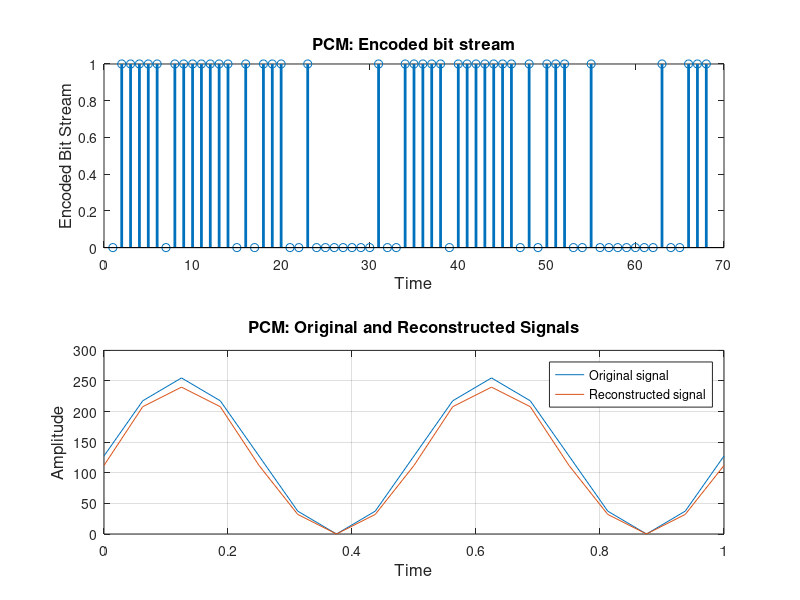
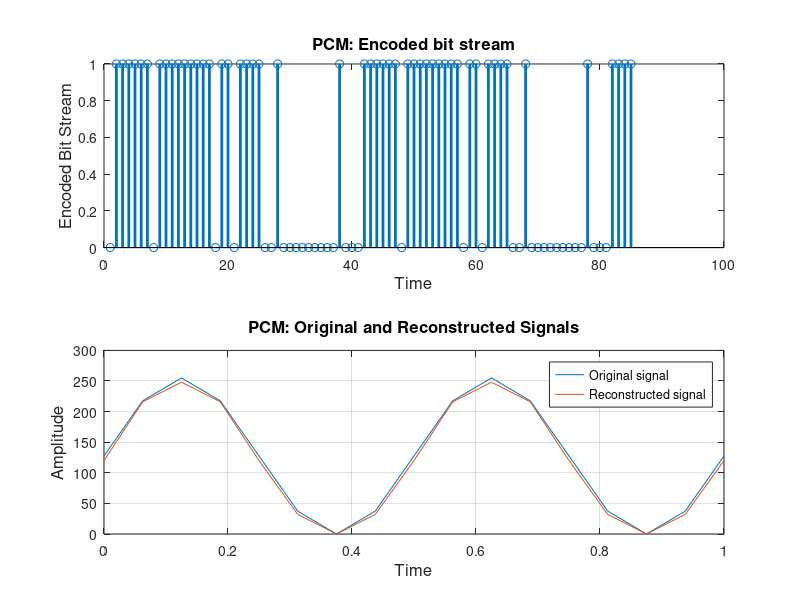
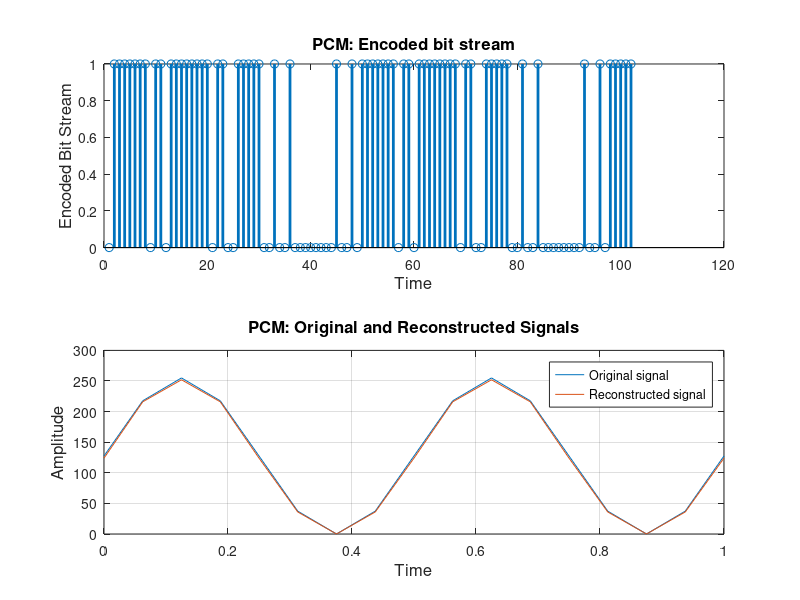
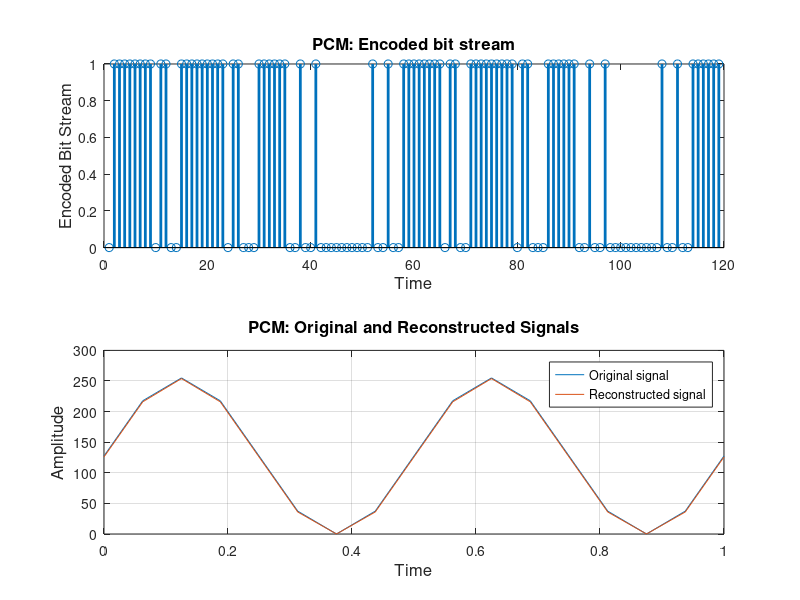

Source code (MATLAB) for these figures, in order:
% Performs Pulse Code Modulation and Reconstruction
% Plots the cuves, and computes the SNR.
close all;
clear all;

% Input signal generation
f = 2;
% sampling frequency 
fs = 16; 
t = [0:1/fs:1];
N = length(t);
x = 255*(sin(2*pi*f*t)+1.0)/2;
Px = 0.5*(max(x)-mean(x))^2;

Levels = [16,32,64,128,256];
Llen = length(Levels);
snrdB = zeros(Llen,1);

for ii = 1:Llen
  L = Levels(ii);
  % Quantizing to levels 0-(L-1) levels (log2(L)-bit quantizer)
  qx = (256/L)*floor(x*L/256);
  
  % Number bits of the encoder 
  R = log2(L);
  % Total length of binary stream
  M = R*N;
  % Encoded binary stream 
  CC = reshape(dec2bin(qx*L/256).',M,1);
  CCnum = str2num(CC);
  
  % Reconstructed signal 
  XX = (256/L) * bin2dec(reshape(CC.',R,N).').';
   
  % Stemming the binary sequence
  figure;
  subplot(2,1,1);
  stem(CCnum,"linewidth",2);
  xlabel('Time',"fontsize",12);
  ylabel('Encoded Bit Stream',"fontsize",12);
  title('PCM: Encoded bit stream',"fontsize",12);

  % Plotting sampled versus reconstructed signal
  subplot(2,1,2);
  plot(t, x,t, XX);
  grid on;
  xlabel('Time',"fontsize",12);
  ylabel('Amplitude',"fontsize",12);
  legend("Original signal", "Reconstructed signal");
  title('PCM: Original and Reconstructed Signals',"fontsize",12);

  % SNR calculation
  Pn = sum(power(XX-x,2))/N;
  snrdB(ii) = 10*log10(Px/Pn);
  disp(["SNR in dB for " num2str(log2(L)) "-bit encoder = " num2str(snrdB(ii))]);
end

figure;
plot(log2(Levels),snrdB,"-o");
grid on;
xlabel('Number of bits of encoder',"fontsize",12);
ylabel('SNR',"fontsize",12);
title('PCM: SNR versus Number of bits',"fontsize",12);
